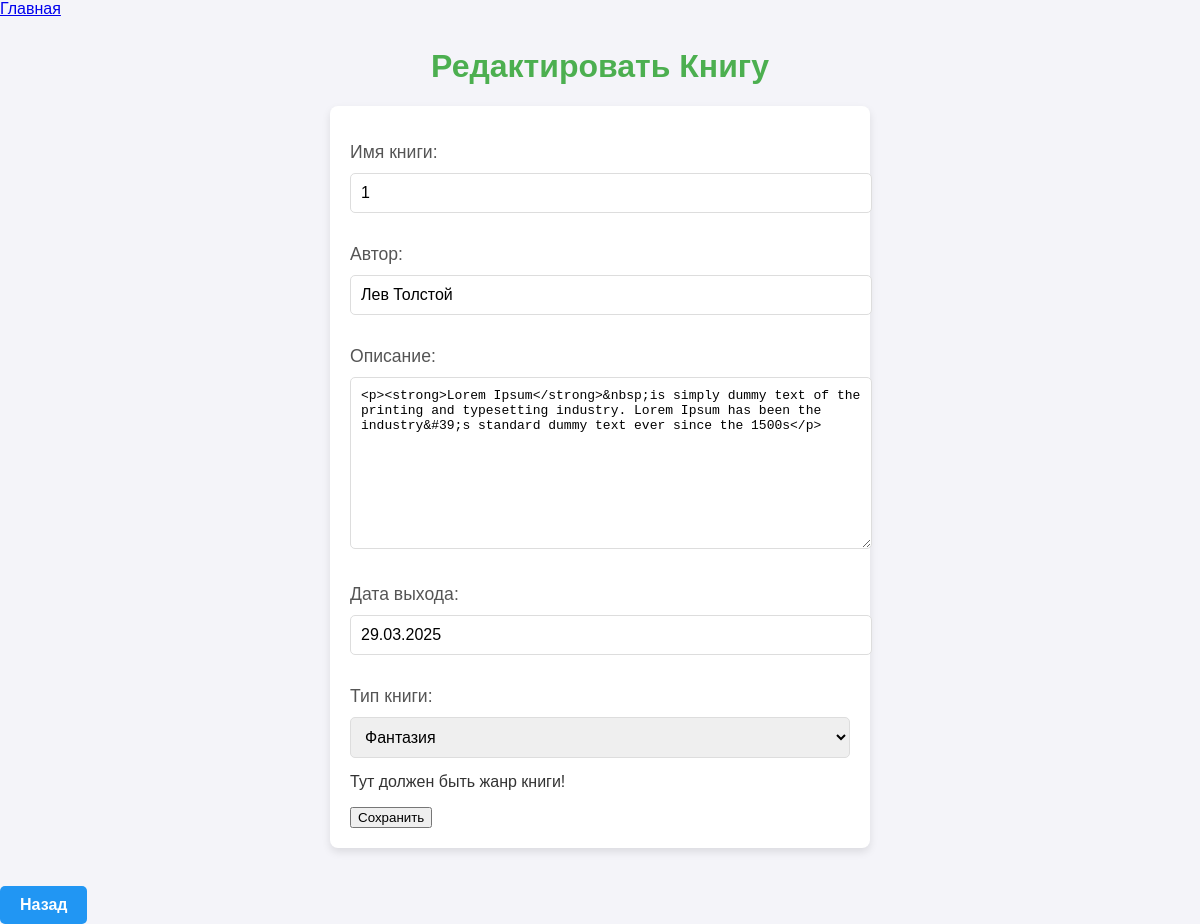
Page /2/update/ on the committed database.
### apps/book/models.py (models this page shows, shortened)
class Book(models.Model):
    CHOICES = (
        ("Роман", "Роман"),
        ("Фантазия", "Фантазия"),
        ("Романтика", "Романтика"),
    )
    name = models.CharField(
        max_length=155,
        verbose_name='Имя книги'
    )
    author = models.CharField(max_length=155, verbose_name='Автор')
    description = RichTextField(
        verbose_name='Описание'
    )
    date = models.DateField(verbose_name='Дата выхода')
    type = models.CharField(
        choices=CHOICES,
        max_length=155,
        verbose_name='Тип книги',
        help_text='Тут должен быть жанр книги!'
    )
    created = models.DateTimeField(auto_now_add=True, verbose_name='Дата создание')
    is_active = models.BooleanField(default=False, verbose_name='Активен')
    class Meta:
        verbose_name = 'Книга'
        verbose_name_plural = 'Книги'

### apps/book/views.py (the view)
# urls.py: path("<int:pk>/update/", BookUpdateView.as_view(), name='update-book'),
class BookUpdateView(UpdateView):
    model = Book
    template_name = 'book-create.html'
    form_class = BookForm
    success_url = reverse_lazy("book-list")

### apps/book/forms.py
class BookForm(forms.ModelForm):
    class Meta:
        model = Book
        fields = ['name', 'author', 'description', 'date', 'type']

### templates/book-create.html (shortened to what this page needs)
{% extends 'base.html' %}
{% block content %}
    <h1>{% if object %} Редактировать{% else %}Добавление{% endif %} Книгу</h1>
    <form method="post" class="book-form">
        {{ form.as_p }}
        <button type="submit" class="btn-primary">Сохранить</button>
    </form>
    <br>
    <a href="{% url 'book-list' %}" class="btn-back">Назад</a>
{% endblock %}

### templates/book-create.html (style rules this page uses)
body { font-family: Arial, sans-serif; background-color: #f4f4f9; color: #333; margin: 0; padding: 0; }
h1 { color: #4CAF50; text-align: center; margin-top: 30px; }
.book-form { max-width: 500px; margin: 0 auto; padding: 20px; background-color: white; border-radius: 8px; box-shadow: 0 4px 8px rgba(0, 0, 0, 0.1); }
.book-form label { display: block; margin-bottom: 10px; font-size: 1.1em; color: #555; }
.book-form input, .book-form select, .book-form textarea { width: 100%; padding: 10px; margin-bottom: 15px; border: 1px solid #ddd; border-radius: 5px; font-size: 1em; }
.btn-back { display: inline-block; padding: 10px 20px; margin-top: 20px; text-decoration: none; background-color: #2196F3; color: white; font-weight: bold; text-align: center; border-radius: 5px; transition: background-color 0.3s ease; }

### rows in the picture
Book: name "1", author "Лев Толстой", description "<p><strong>Lorem Ipsum</strong>&nbsp;is simply dummy text of the printing and typesetting industry. Lorem Ipsum has been the industry&#39;s standard dummy text ever since the 1500s</p>", date "29.03.2025", type "Фантазия"
